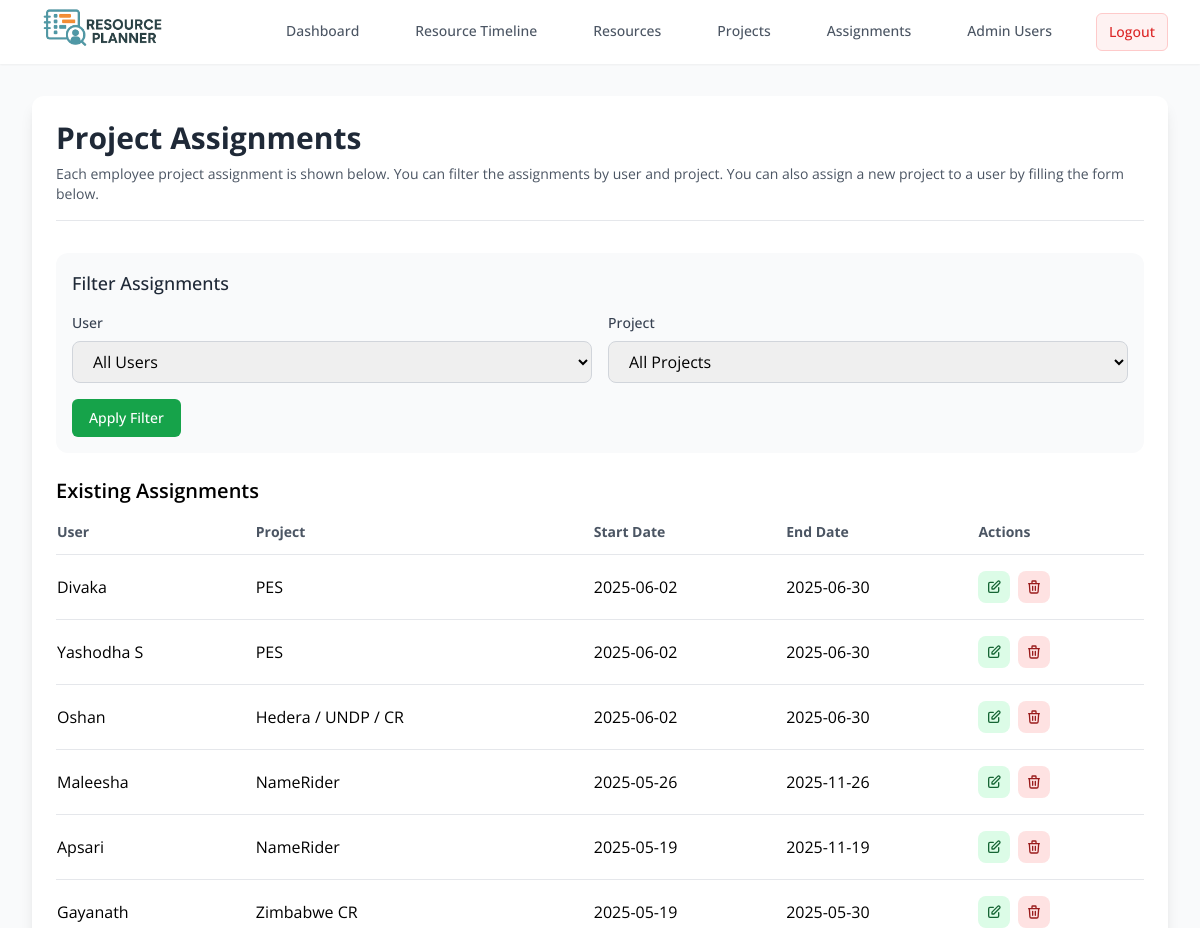
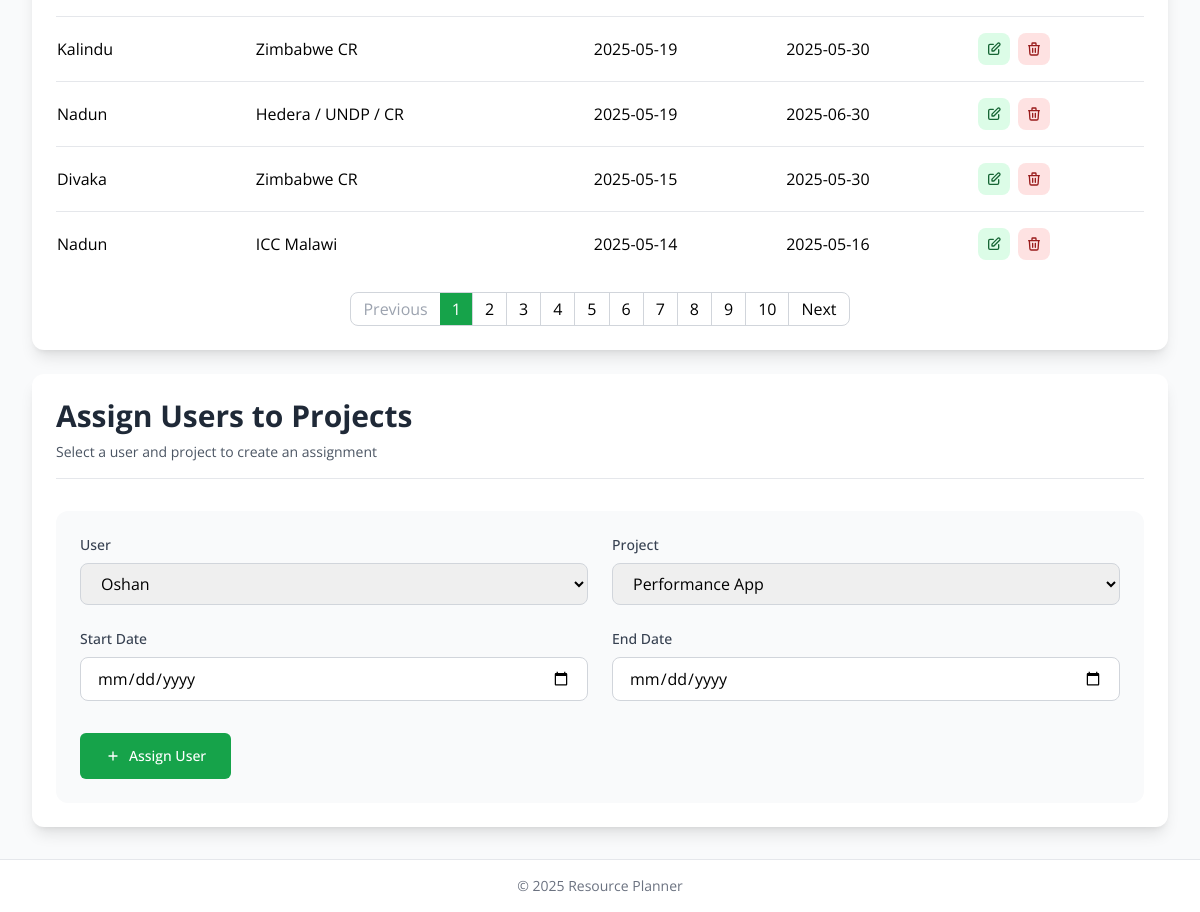
The page /assign (signed in) on the database its author committed (2 pictures, top to bottom).
### tables this page shows
CREATE TABLE user_projects (
    id INTEGER PRIMARY KEY AUTOINCREMENT,
    user_id INTEGER NOT NULL,
    project_id INTEGER NOT NULL,
    start_date DATE NOT NULL,
    end_date DATE NOT NULL,
    FOREIGN KEY (user_id) REFERENCES users(id),
    FOREIGN KEY (project_id) REFERENCES projects(id)
);

CREATE TABLE users (
    id INTEGER PRIMARY KEY AUTOINCREMENT,
    username TEXT NOT NULL UNIQUE,
    department TEXT NOT NULL CHECK(department IN ('Dev', 'QA', 'PM', 'BA')),
    created_at TIMESTAMP DEFAULT CURRENT_TIMESTAMP
);

CREATE TABLE projects (
    id INTEGER PRIMARY KEY AUTOINCREMENT,
    name TEXT NOT NULL,
    description TEXT,
    color TEXT NOT NULL DEFAULT '#3b82f6',
    status TEXT NOT NULL CHECK(status IN ('Queued', 'Started', 'Closed')) DEFAULT 'active',
    created_at TIMESTAMP DEFAULT CURRENT_TIMESTAMP
);

### app.py (the view)
    def decorator(*args, **kwargs):
        token = request.cookies.get('token')
        if not token:
            return redirect(url_for('login'))
        try:
            data = jwt.decode(token, app.config['SECRET_KEY'], algorithms=["HS256"])
            current_user = get_admin_user(data['username'])
        except:
            return redirect(url_for('login'))
        return f(current_user, *args, **kwargs)

### app.py (called while the page is built)
def get_db():
    if 'db' not in g:
        g.db = sqlite3.connect(app.config['DATABASE'])
        g.db.row_factory = sqlite3.Row
    return g.db

def get_admin_user(username):
    db = get_db()
    return db.execute(
        'SELECT * FROM AdminUser WHERE username = ?', (username,)
    ).fetchone()

def token_required(f):
    def decorator(*args, **kwargs):
        token = request.cookies.get('token')
        if not token:
            return redirect(url_for('login'))
        try:
            data = jwt.decode(token, app.config['SECRET_KEY'], algorithms=["HS256"])
            current_user = get_admin_user(data['username'])
        except:
            return redirect(url_for('login'))
        return f(current_user, *args, **kwargs)
    decorator.__name__ = f.__name__
    return decorator

### templates/assignments.html (shortened to what this page needs)
{% extends "base.html" %}
{% block content %}
<div class="bg-white rounded-xl shadow-lg p-6 mb-6">
    <div class="mb-8 border-b pb-4">
        <h1 class="text-3xl font-bold text-gray-800">Project Assignments</h1>
        <p class="mt-2 text-sm text-gray-600">Each employee project assignment is shown below. You can filter the assignments by user and project. You can also assign a new project to a user by filling the form below.</p>
    </div>
    <form method="GET" class="mb-6 bg-gray-50 rounded-xl p-4">
        <h3 class="text-lg font-medium text-gray-800 mb-4">Filter Assignments</h3>
        <div class="grid grid-cols-1 md:grid-cols-2 gap-4">
            <div>
                <label class="block text-sm font-medium text-gray-700 mb-2">User</label>
                <select name="user_filter" class="w-full px-4 py-2 rounded-lg border border-gray-300 focus:ring-2 focus:ring-green-500 focus:border-green-500 transition-all">
                    <option value="">All Users</option>
                </select>
            </div>
            <div>
                <label class="block text-sm font-medium text-gray-700 mb-2">Project</label>
                <select name="project_filter" class="w-full px-4 py-2 rounded-lg border border-gray-300 focus:ring-2 focus:ring-green-500 focus:border-green-500 transition-all">
                    <option value="">All Projects</option>
                </select>
            </div>
        </div>
        <button type="submit" class="mt-4 inline-flex items-center px-4 py-2 border border-transparent text-sm font-medium rounded-md text-white bg-green-600 hover:bg-green-700 focus:outline-none focus:ring-2 focus:ring-offset-2 focus:ring-green-500 transition-colors">
            Apply Filter
        </button>
    </form>
    <h2 class="text-xl font-semibold mb-4">Existing Assignments</h2>
    {% if assignments %}
    <table class="w-full">
        <thead>
            <tr class="text-left text-sm text-gray-600 border-b">
                <th class="pb-3">User</th>
                <th class="pb-3">Project</th>
                <th class="pb-3">Start Date</th>
                <th class="pb-3">End Date</th>
                <th class="pb-3">Actions</th>
            </tr>
        </thead>
        <tbody>
            {% for assignment in assignments %}
            <tr class="border-b last:border-b-0">
                <td class="py-4">{{ assignment.username }}</td>
                <td class="py-4">{{ assignment.project_name }}</td>
                <td class="py-4">{{ assignment.start_date }}</td>
                <td class="py-4">{{ assignment.end_date }}</td>
                <td class="py-4">
                    <div class="flex space-x-2">
                        <a href="/edit_assignment/{{ assignment.id }}"
                           class="edit-btn inline-flex items-center p-2 bg-green-100 text-green-800 rounded-lg hover:bg-green-200 transition-colors"
                           data-id="{{ assignment.id }}"
                           title="Edit">
                            <svg class="w-4 h-4" fill="none" stroke="currentColor" viewBox="0 0 24 24" xmlns="http://www.w3.org/2000/svg">
                                <path stroke-linecap="round" stroke-linejoin="round" stroke-width="2" d="M11 5H6a2 2 0 00-2 2v11a2 2 0 002 2h11a2 2 0 002-2v-5m-1.414-9.414a2 2 0 112.828 2.828L11.828 15H9v-2.828l8.586-8.586z"></path>
                            </svg>
                        </a>
                        <a href="#"
                           class="delete-btn inline-flex items-center p-2 bg-red-100 text-red-800 rounded-lg hover:bg-red-200 transition-colors"
                           data-id="{{ assignment.id }}"
                           data-username="{{ assignment.username }}"
                           data-project="{{ assignment.project_name }}"
                           data-start="{{ assignment.start_date }}"
                           data-end="{{ assignment.end_date }}"
                           title="Delete">
                        </a>
                    </div>
                </td>
            </tr>
            {% endfor %}
        </tbody>
    </table>
    {% else %}
    <p class="text-gray-500 text-center py-6">No assignments found matching your criteria.</p>
    {% endif %}
    {% if total_pages > 0 %}
    <div class="flex justify-center mt-4">
    <nav class="inline-flex items-center -space-x-px">
        {% if page > 1 %}
        <a href="{{ url_for('assign', page=page-1, user_filter=user_filter, project_filter=project_filter) }}" class="px-3 py-1 border border-gray-300 rounded-l-lg hover:bg-gray-100">Previous</a>
        {% else %}
        <span class="px-3 py-1 border border-gray-300 rounded-l-lg text-gray-400 cursor-not-allowed">Previous</span>
        {% endif %}
        {% for p in range(1, total_pages+1) %}
        {% if p == page %}
            <span class="px-3 py-1 border-t border-b border-gray-300 bg-green-600 text-white">{{ p }}</span>
        {% else %}
            <a href="{{ url_for('assign', page=p, user_filter=user_filter, project_filter=project_filter) }}" class="px-3 py-1 border border-gray-300 hover:bg-gray-100">{{ p }}</a>
        {% endif %}
        {% endfor %}
        {% if page < total_pages %}
        <a href="{{ url_for('assign', page=page+1, user_filter=user_filter, project_filter=project_filter) }}" class="px-3 py-1 border border-gray-300 rounded-r-lg hover:bg-gray-100">Next</a>
        {% else %}
        <span class="px-3 py-1 border border-gray-300 rounded-r-lg text-gray-400 cursor-not-allowed">Next</span>
        {% endif %}
    </nav>
    </div>
    {% endif %}
</div>
<div class="bg-white rounded-xl shadow-lg p-6 mt-6">
    <div class="mb-8 border-b pb-4">
        <h1 class="text-3xl font-bold text-gray-800">Assign Users to Projects</h1>
        <p class="mt-2 text-sm text-gray-600">Select a user and project to create an assignment</p>
    </div>
    <form method="POST" class="bg-gray-50 rounded-xl p-6">
        <div class="grid grid-cols-1 md:grid-cols-2 gap-6 mb-8">
            <div>
                <label class="block text-sm font-medium text-gray-700 mb-2">User</label>
                <select name="user_id"
                        class="w-full px-4 py-2 rounded-lg border border-gray-300 focus:ring-2 focus:ring-green-500 focus:border-green-500 transition-all">
                    {% for user in users %}
                    <option value="{{ user.id }}">{{ user.username }}</option>
                    {% endfor %}
                </select>
            </div>
            <div>
                <label class="block text-sm font-medium text-gray-700 mb-2">Project</label>
                <select name="project_id"
                        class="w-full px-4 py-2 rounded-lg border border-gray-300 focus:ring-2 focus:ring-green-500 focus:border-green-500 transition-all">
                    {% for project in projects %}
                    <option value="{{ project.id }}">{{ project.name }}</option>
                    {% endfor %}
                </select>
            </div>
            <div>
                <label class="block text-sm font-medium text-gray-700 mb-2">Start Date</label>
                <input type="date" name="start_date" required
                    class="w-full px-4 py-2 rounded-lg border border-gray-300 focus:ring-2 focus:ring-green-500 focus:border-green-500 transition-all">
            </div>
            <div>
                <label class="block text-sm font-medium text-gray-700 mb-2">End Date</label>
                <input type="date" name="end_date" required
                    class="w-full px-4 py-2 rounded-lg border border-gray-300 focus:ring-2 focus:ring-green-500 focus:border-green-500 transition-all">
            </div>
        </div>
        <button type="submit"
                class="inline-flex items-center px-6 py-3 border border-transparent text-sm font-medium rounded-md text-white bg-green-600 hover:bg-green-700 focus:outline-none focus:ring-2 focus:ring-offset-2 focus:ring-green-500 transition-colors">
            <svg class="w-4 h-4 mr-2" fill="none" stroke="currentColor" viewBox="0 0 24 24">
                <path stroke-linecap="round" stroke-linejoin="round" stroke-width="2" d="M12 6v6m0 0v6m0-6h6m-6 0H6"/>
            </svg>
            Assign User
        </button>
    </form>
</div>
{% endblock %}

### rows shown on the page
user_projects: username "Divaka", project_name "PES", start_date "2025-06-02", end_date "2025-06-30"
user_projects: username "Yashodha S", project_name "PES", start_date "2025-06-02", end_date "2025-06-30"
user_projects: username "Oshan", project_name "Hedera / UNDP / CR", start_date "2025-06-02", end_date "2025-06-30"
user_projects: username "Maleesha", project_name "NameRider", start_date "2025-05-26", end_date "2025-11-26"
user_projects: username "Apsari", project_name "NameRider", start_date "2025-05-19", end_date "2025-11-19"
user_projects: username "Gayanath", project_name "Zimbabwe CR", start_date "2025-05-19", end_date "2025-05-30"
user_projects: username "Kalindu", project_name "Zimbabwe CR", start_date "2025-05-19", end_date "2025-05-30"
user_projects: username "Nadun", project_name "Hedera / UNDP / CR", start_date "2025-05-19", end_date "2025-06-30"
user_projects: username "Divaka", project_name "Zimbabwe CR", start_date "2025-05-15", end_date "2025-05-30"
user_projects: username "Nadun", project_name "ICC Malawi", start_date "2025-05-14", end_date "2025-05-16"

### other values the page prints
{{ p }} "1"
{{ p }} "2" "3" "4" "5" "6" "7" "8" "9" "10"
form field user_id "Oshan"
form field project_id "Performance App"
